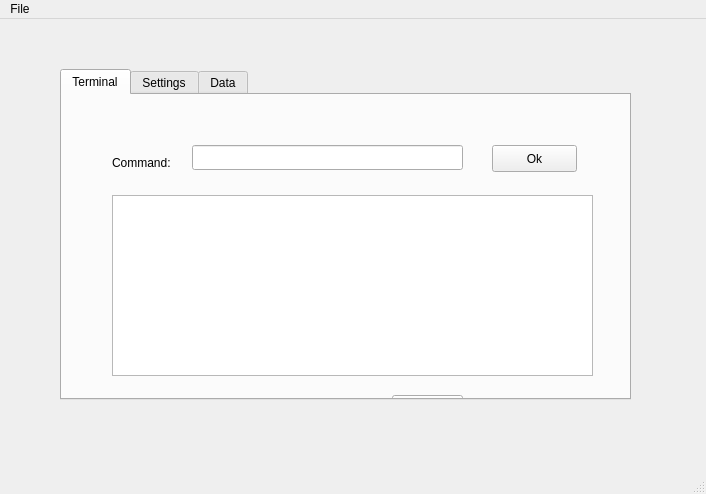
<?xml version="1.0" encoding="UTF-8"?>
<ui version="4.0">
 <class>MainWindow</class>
 <widget class="QMainWindow" name="MainWindow">
  <property name="geometry">
   <rect>
    <x>0</x>
    <y>0</y>
    <width>706</width>
    <height>494</height>
   </rect>
  </property>
  <property name="windowTitle">
   <string>MainWindow</string>
  </property>
  <widget class="QWidget" name="centralwidget">
   <widget class="QTabWidget" name="tabWidget">
    <property name="geometry">
     <rect>
      <x>60</x>
      <y>50</y>
      <width>571</width>
      <height>331</height>
     </rect>
    </property>
    <property name="currentIndex">
     <number>0</number>
    </property>
    <widget class="QWidget" name="tab">
     <attribute name="title">
      <string>Terminal</string>
     </attribute>
     <widget class="QTextBrowser" name="termOp">
      <property name="geometry">
       <rect>
        <x>50</x>
        <y>100</y>
        <width>481</width>
        <height>181</height>
       </rect>
      </property>
     </widget>
     <widget class="QPushButton" name="pushButton">
      <property name="geometry">
       <rect>
        <x>330</x>
        <y>300</y>
        <width>71</width>
        <height>26</height>
       </rect>
      </property>
      <property name="text">
       <string>Test </string>
      </property>
     </widget>
     <widget class="QLineEdit" name="cmd">
      <property name="geometry">
       <rect>
        <x>130</x>
        <y>50</y>
        <width>271</width>
        <height>25</height>
       </rect>
      </property>
     </widget>
     <widget class="QLabel" name="label_13">
      <property name="geometry">
       <rect>
        <x>50</x>
        <y>60</y>
        <width>71</width>
        <height>16</height>
       </rect>
      </property>
      <property name="text">
       <string>Command:</string>
      </property>
     </widget>
     <widget class="QPushButton" name="cmdOk">
      <property name="geometry">
       <rect>
        <x>430</x>
        <y>50</y>
        <width>85</width>
        <height>27</height>
       </rect>
      </property>
      <property name="text">
       <string>Ok</string>
      </property>
     </widget>
    </widget>
    <widget class="QWidget" name="tab_2">
     <attribute name="title">
      <string>Settings</string>
     </attribute>
     <widget class="QWidget" name="gridLayoutWidget">
      <property name="geometry">
       <rect>
        <x>60</x>
        <y>70</y>
        <width>160</width>
        <height>142</height>
       </rect>
      </property>
      <layout class="QGridLayout" name="gridLayout">
       <item row="1" column="1">
        <widget class="QLineEdit" name="ip"/>
       </item>
       <item row="1" column="0">
        <widget class="QLabel" name="label">
         <property name="text">
          <string>IP Address</string>
         </property>
        </widget>
       </item>
       <item row="2" column="0">
        <widget class="QLabel" name="label_2">
         <property name="text">
          <string>Port</string>
         </property>
        </widget>
       </item>
       <item row="2" column="1">
        <widget class="QLineEdit" name="port"/>
       </item>
      </layout>
     </widget>
     <widget class="QPushButton" name="socketOk">
      <property name="geometry">
       <rect>
        <x>130</x>
        <y>230</y>
        <width>88</width>
        <height>26</height>
       </rect>
      </property>
      <property name="text">
       <string>OK</string>
      </property>
     </widget>
     <widget class="Line" name="line">
      <property name="geometry">
       <rect>
        <x>260</x>
        <y>0</y>
        <width>21</width>
        <height>301</height>
       </rect>
      </property>
      <property name="orientation">
       <enum>Qt::Vertical</enum>
      </property>
     </widget>
     <widget class="QWidget" name="gridLayoutWidget_5">
      <property name="geometry">
       <rect>
        <x>310</x>
        <y>70</y>
        <width>231</width>
        <height>152</height>
       </rect>
      </property>
      <layout class="QGridLayout" name="gridLayout_5">
       <item row="1" column="0">
        <widget class="QLabel" name="label_14">
         <property name="text">
          <string> Baud Rate </string>
         </property>
        </widget>
       </item>
       <item row="2" column="0">
        <widget class="QLabel" name="label_15">
         <property name="text">
          <string>Data Length</string>
         </property>
        </widget>
       </item>
       <item row="3" column="0">
        <widget class="QLabel" name="label_16">
         <property name="text">
          <string>Parity </string>
         </property>
        </widget>
       </item>
       <item row="4" column="0">
        <widget class="QLabel" name="label_17">
         <property name="text">
          <string>Stop Bits</string>
         </property>
        </widget>
       </item>
       <item row="2" column="1">
        <widget class="QComboBox" name="dataLength">
         <item>
          <property name="text">
           <string>8 Bit</string>
          </property>
         </item>
         <item>
          <property name="text">
           <string>4 Bit</string>
          </property>
         </item>
        </widget>
       </item>
       <item row="1" column="1">
        <widget class="QComboBox" name="baud">
         <item>
          <property name="text">
           <string>9600</string>
          </property>
         </item>
         <item>
          <property name="text">
           <string>19200</string>
          </property>
         </item>
         <item>
          <property name="text">
           <string>4800</string>
          </property>
         </item>
        </widget>
       </item>
       <item row="3" column="1">
        <widget class="QComboBox" name="parity">
         <item>
          <property name="text">
           <string>Even Parity</string>
          </property>
         </item>
         <item>
          <property name="text">
           <string>Odd Parity</string>
          </property>
         </item>
        </widget>
       </item>
       <item row="4" column="1">
        <widget class="QComboBox" name="stopBits">
         <item>
          <property name="text">
           <string>1</string>
          </property>
         </item>
         <item>
          <property name="text">
           <string>2</string>
          </property>
         </item>
        </widget>
       </item>
      </layout>
     </widget>
     <widget class="QLabel" name="label_18">
      <property name="geometry">
       <rect>
        <x>70</x>
        <y>30</y>
        <width>131</width>
        <height>16</height>
       </rect>
      </property>
      <property name="text">
       <string>Socket Programming</string>
      </property>
     </widget>
     <widget class="QLabel" name="label_19">
      <property name="geometry">
       <rect>
        <x>390</x>
        <y>30</y>
        <width>81</width>
        <height>16</height>
       </rect>
      </property>
      <property name="text">
       <string>GSM Module</string>
      </property>
     </widget>
     <widget class="QPushButton" name="gsmOk">
      <property name="geometry">
       <rect>
        <x>450</x>
        <y>230</y>
        <width>85</width>
        <height>26</height>
       </rect>
      </property>
      <property name="text">
       <string>OK</string>
      </property>
     </widget>
    </widget>
    <widget class="QWidget" name="tab_3">
     <attribute name="title">
      <string>Data</string>
     </attribute>
     <widget class="QWidget" name="gridLayoutWidget_4">
      <property name="geometry">
       <rect>
        <x>20</x>
        <y>70</y>
        <width>541</width>
        <height>221</height>
       </rect>
      </property>
      <layout class="QGridLayout" name="gridLayout_4">
       <item row="0" column="3">
        <layout class="QGridLayout" name="gridLayout_3">
         <item row="1" column="0">
          <widget class="QLabel" name="label_9">
           <property name="text">
            <string>Heartbeat</string>
           </property>
          </widget>
         </item>
         <item row="2" column="0">
          <widget class="QLabel" name="label_8">
           <property name="text">
            <string>Breath</string>
           </property>
          </widget>
         </item>
         <item row="2" column="1">
          <widget class="QLineEdit" name="breath2"/>
         </item>
         <item row="0" column="1">
          <widget class="QLineEdit" name="temp2"/>
         </item>
         <item row="1" column="1">
          <widget class="QLineEdit" name="heart2"/>
         </item>
         <item row="0" column="0">
          <widget class="QLabel" name="label_10">
           <property name="text">
            <string>Temp</string>
           </property>
          </widget>
         </item>
         <item row="1" column="2">
          <spacer name="horizontalSpacer_3">
           <property name="orientation">
            <enum>Qt::Horizontal</enum>
           </property>
           <property name="sizeHint" stdset="0">
            <size>
             <width>40</width>
             <height>20</height>
            </size>
           </property>
          </spacer>
         </item>
        </layout>
       </item>
       <item row="0" column="1">
        <layout class="QGridLayout" name="gridLayout_2">
         <item row="0" column="0">
          <widget class="QLabel" name="label_3">
           <property name="text">
            <string>Temp</string>
           </property>
          </widget>
         </item>
         <item row="0" column="1">
          <widget class="QLineEdit" name="temp1"/>
         </item>
         <item row="2" column="0">
          <widget class="QLabel" name="label_5">
           <property name="text">
            <string>Breath</string>
           </property>
          </widget>
         </item>
         <item row="1" column="0">
          <widget class="QLabel" name="label_4">
           <property name="text">
            <string>Heartbeat</string>
           </property>
          </widget>
         </item>
         <item row="2" column="1">
          <widget class="QLineEdit" name="breath1"/>
         </item>
         <item row="1" column="1">
          <widget class="QLineEdit" name="heart1"/>
         </item>
        </layout>
       </item>
       <item row="0" column="2">
        <spacer name="horizontalSpacer">
         <property name="orientation">
          <enum>Qt::Horizontal</enum>
         </property>
         <property name="sizeHint" stdset="0">
          <size>
           <width>40</width>
           <height>20</height>
          </size>
         </property>
        </spacer>
       </item>
       <item row="0" column="0">
        <spacer name="horizontalSpacer_2">
         <property name="orientation">
          <enum>Qt::Horizontal</enum>
         </property>
         <property name="sizeHint" stdset="0">
          <size>
           <width>40</width>
           <height>20</height>
          </size>
         </property>
        </spacer>
       </item>
      </layout>
     </widget>
     <widget class="QWidget" name="horizontalLayoutWidget">
      <property name="geometry">
       <rect>
        <x>20</x>
        <y>30</y>
        <width>541</width>
        <height>41</height>
       </rect>
      </property>
      <layout class="QHBoxLayout" name="horizontalLayout">
       <item>
        <spacer name="horizontalSpacer_4">
         <property name="orientation">
          <enum>Qt::Horizontal</enum>
         </property>
         <property name="sizeHint" stdset="0">
          <size>
           <width>40</width>
           <height>20</height>
          </size>
         </property>
        </spacer>
       </item>
       <item>
        <widget class="QLabel" name="label_11">
         <property name="text">
          <string>User 1</string>
         </property>
        </widget>
       </item>
       <item>
        <spacer name="horizontalSpacer_5">
         <property name="orientation">
          <enum>Qt::Horizontal</enum>
         </property>
         <property name="sizeHint" stdset="0">
          <size>
           <width>40</width>
           <height>20</height>
          </size>
         </property>
        </spacer>
       </item>
       <item>
        <widget class="QLabel" name="label_12">
         <property name="text">
          <string>User 2</string>
         </property>
        </widget>
       </item>
       <item>
        <spacer name="horizontalSpacer_6">
         <property name="orientation">
          <enum>Qt::Horizontal</enum>
         </property>
         <property name="sizeHint" stdset="0">
          <size>
           <width>40</width>
           <height>20</height>
          </size>
         </property>
        </spacer>
       </item>
      </layout>
     </widget>
    </widget>
   </widget>
  </widget>
  <widget class="QMenuBar" name="menubar">
   <property name="geometry">
    <rect>
     <x>0</x>
     <y>0</y>
     <width>706</width>
     <height>27</height>
    </rect>
   </property>
   <widget class="QMenu" name="menuFile">
    <property name="title">
     <string>File</string>
    </property>
    <addaction name="openDb"/>
    <addaction name="deleteDb"/>
   </widget>
   <addaction name="menuFile"/>
  </widget>
  <widget class="QStatusBar" name="statusbar"/>
  <action name="openDb">
   <property name="text">
    <string>Open Database</string>
   </property>
  </action>
  <action name="deleteDb">
   <property name="text">
    <string>Delete Database</string>
   </property>
  </action>
 </widget>
 <resources/>
 <connections/>
</ui>
